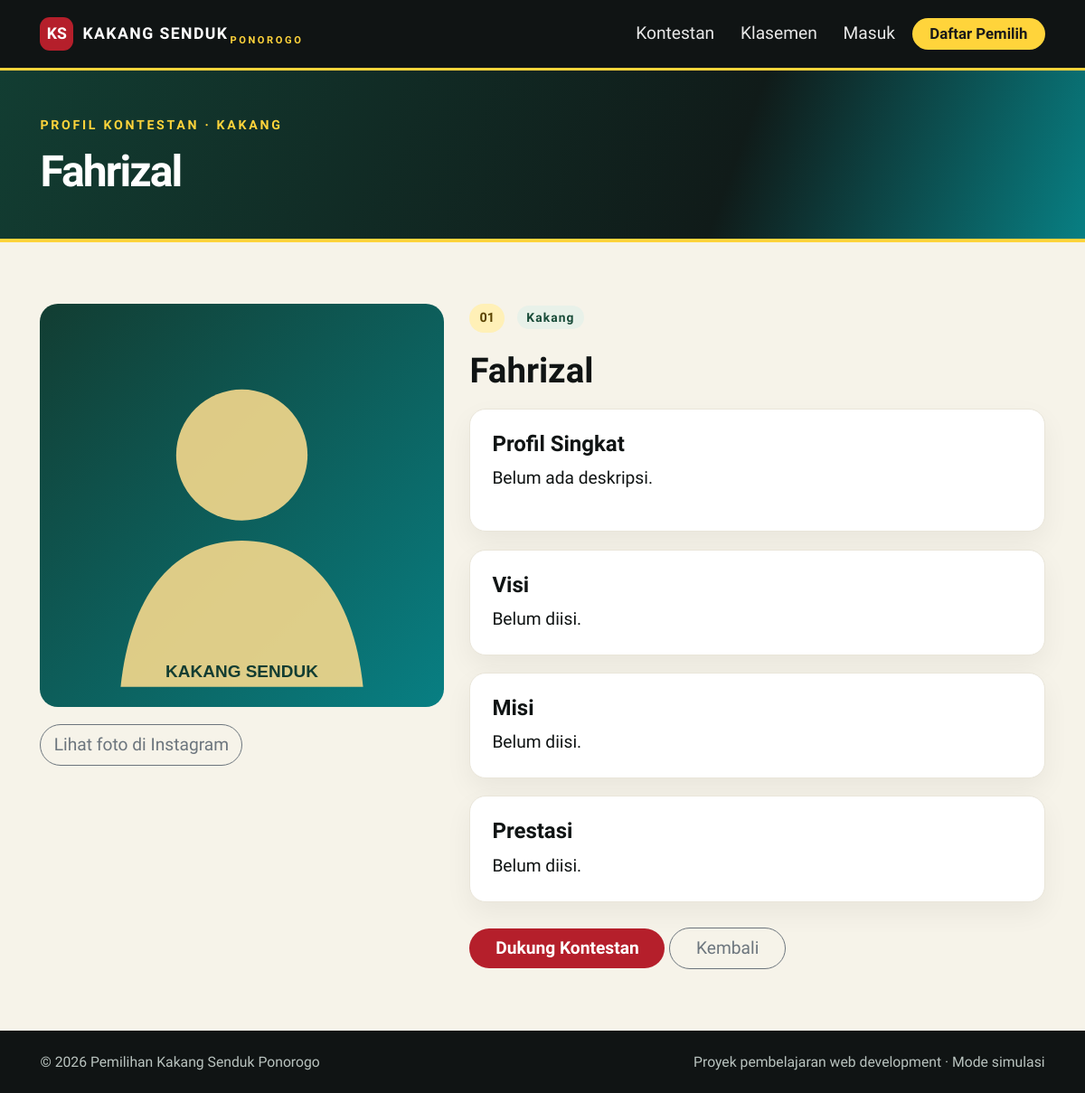
Page /pages/detail-kontestan.php?id=1 on the committed database.
### tables this page shows
CREATE TABLE kontestan (
  id INT UNSIGNED AUTO_INCREMENT PRIMARY KEY,
  nomor_peserta VARCHAR(10) NOT NULL,
  nama VARCHAR(100) NOT NULL,
  kategori ENUM('Kakang','Senduk') NOT NULL,
  foto VARCHAR(255) DEFAULT NULL,
  instagram_url VARCHAR(255) DEFAULT NULL,
  asal_instansi VARCHAR(150) DEFAULT NULL,
  tempat_lahir VARCHAR(100) DEFAULT NULL,
  tanggal_lahir DATE DEFAULT NULL,
  visi TEXT,
  misi TEXT,
  prestasi TEXT,
  deskripsi TEXT,
  created_at TIMESTAMP NOT NULL DEFAULT CURRENT_TIMESTAMP,
  UNIQUE KEY uq_nomor_kategori (nomor_peserta, kategori)
);

### config/bootstrap.php (called while the page is built, shortened)
<?php
function url(string $path = ''): string {
    return BASE_URL . ($path !== '' ? '/' . ltrim($path, '/') : '');
}
function e($value): string {
    return htmlspecialchars((string)($value ?? ''), ENT_QUOTES, 'UTF-8');
}
function current_user(): ?array { return $_SESSION['user'] ?? null; }

### pages/detail-kontestan.php (the view, shortened to what this page needs)
<?php
require_once __DIR__ . '/../config/bootstrap.php';
$id = (int)($_GET['id'] ?? 0); $stmt = $pdo->prepare('SELECT * FROM kontestan WHERE id = ?'); $stmt->execute([$id]); $c = $stmt->fetch();
$page_title = $c['nama']; require __DIR__ . '/../includes/header.php';
?>
<header class="page-head"><div class="container"><span class="eyebrow">Profil kontestan · <?= e($c['kategori']) ?></span><h1 class="mt-2 mb-0"><?= e($c['nama']) ?></h1></div></header>
<section class="section-pad">
  <div class="container">
    <div class="row g-4 align-items-start">
      <div class="col-lg-5">
        <img class="detail-photo" src="<?= $c['foto'] ? url('uploads/' . rawurlencode($c['foto'])) : url('assets/img/placeholder.svg') ?>" alt="<?= e($c['nama']) ?>">
        <?php if (!empty($c['instagram_url'])): ?>
          <a class="btn btn-outline-secondary rounded-pill mt-3" href="<?= e($c['instagram_url']) ?>" target="_blank" rel="noopener noreferrer">Lihat foto di Instagram</a>
        <?php endif; ?>
      </div>
      <div class="col-lg-7">
        <span class="candidate-number"><?= e($c['nomor_peserta']) ?></span>
        <span class="category-pill <?= $c['kategori'] === 'Kakang' ? 'category-kakang' : 'category-senduk' ?> ms-2"><?= e($c['kategori']) ?></span>
        <h2 class="fw-bold mt-3"><?= e($c['nama']) ?></h2>
        <div class="panel-card mb-3">
          <h5 class="fw-bold">Profil Singkat</h5>
          <p><?= nl2br(e($c['deskripsi'] ?: 'Belum ada deskripsi.')) ?></p>
        </div>
        <div class="panel-card mb-3"><h5 class="fw-bold">Visi</h5><p class="mb-0"><?= nl2br(e($c['visi'] ?: 'Belum diisi.')) ?></p></div>
        <div class="panel-card mb-3"><h5 class="fw-bold">Misi</h5><p class="mb-0"><?= nl2br(e($c['misi'] ?: 'Belum diisi.')) ?></p></div>
        <div class="panel-card mb-4"><h5 class="fw-bold">Prestasi</h5><p class="mb-0"><?= nl2br(e($c['prestasi'] ?: 'Belum diisi.')) ?></p></div>
        <a class="btn btn-red rounded-pill px-4" href="<?= url(current_user() ? 'pages/voting.php' : 'auth/login.php') ?>">Dukung Kontestan</a>
        <a class="btn btn-outline-secondary rounded-pill px-4" href="<?= url('pages/kontestan.php') ?>">Kembali</a>
      </div>
    </div>
  </div>
</section>
<?php require __DIR__ . '/../includes/footer.php'; ?>

### assets/css/style.css (style rules this page uses)
:root { --ink:#101414;--red:#b51f2b;--red2:#8f1520;--gold:#ffd43b;--green:#123d32;--turq:#087f83;--cream:#f6f3e9;--muted:#6c7471;--hero-bg:url('https://encrypted-tbn0.gstatic.com/images?q=tbn:ANd9GcT91p-u31Nt3CV8SsnzkvPJIyOfwQrqgRu5hE1A7wv44w&s=10') }
* { box-sizing:border-box }
body { margin:0;background:var(--cream);color:var(--ink);font-family:Inter,system-ui,-apple-system,"Segoe UI",sans-serif }
.btn-red { background:var(--red);color:#fff;border:0;font-weight:700 }
.eyebrow { display:inline-block;color:var(--gold);font-weight:800;letter-spacing:.19em;text-transform:uppercase;font-size:.74rem }
.section-pad { padding:68px 0 }
.feature-card,.candidate-card,.panel-card,.stat-card { background:#fff;border:1px solid #e9e5d9;border-radius:18px;box-shadow:0 12px 30px rgba(16,20,20,.055) }
.candidate-number { display:inline-block;background:#fff0b7;color:#5a4300;border-radius:30px;padding:5px 11px;font-size:.75rem;font-weight:900 }
.category-pill { font-size:.72rem;font-weight:850;letter-spacing:.08em;border-radius:30px;padding:5px 10px }
.category-kakang { background:#e8f1e9;color:#184b38 }
.page-head { background:linear-gradient(110deg,#123d32,#101b19 67%,#087f83);color:white;padding:45px 0;border-bottom:4px solid var(--gold) }
.page-head h1 { font-weight:950;letter-spacing:-.04em }
.panel-card { padding:24px }
.detail-photo { width:100%;max-height:500px;object-fit:cover;border-radius:20px }
:root { font-size:120% }
body { font-family:"Lexend",system-ui,-apple-system,"Segoe UI",sans-serif }

### rows in the picture
kontestan: kategori "KAKANG", nama "Fahrizal", nomor_peserta "01", kategori "Kakang", deskripsi "Belum ada deskripsi.", visi "Belum diisi.", misi "Belum diisi.", prestasi "Belum diisi."
